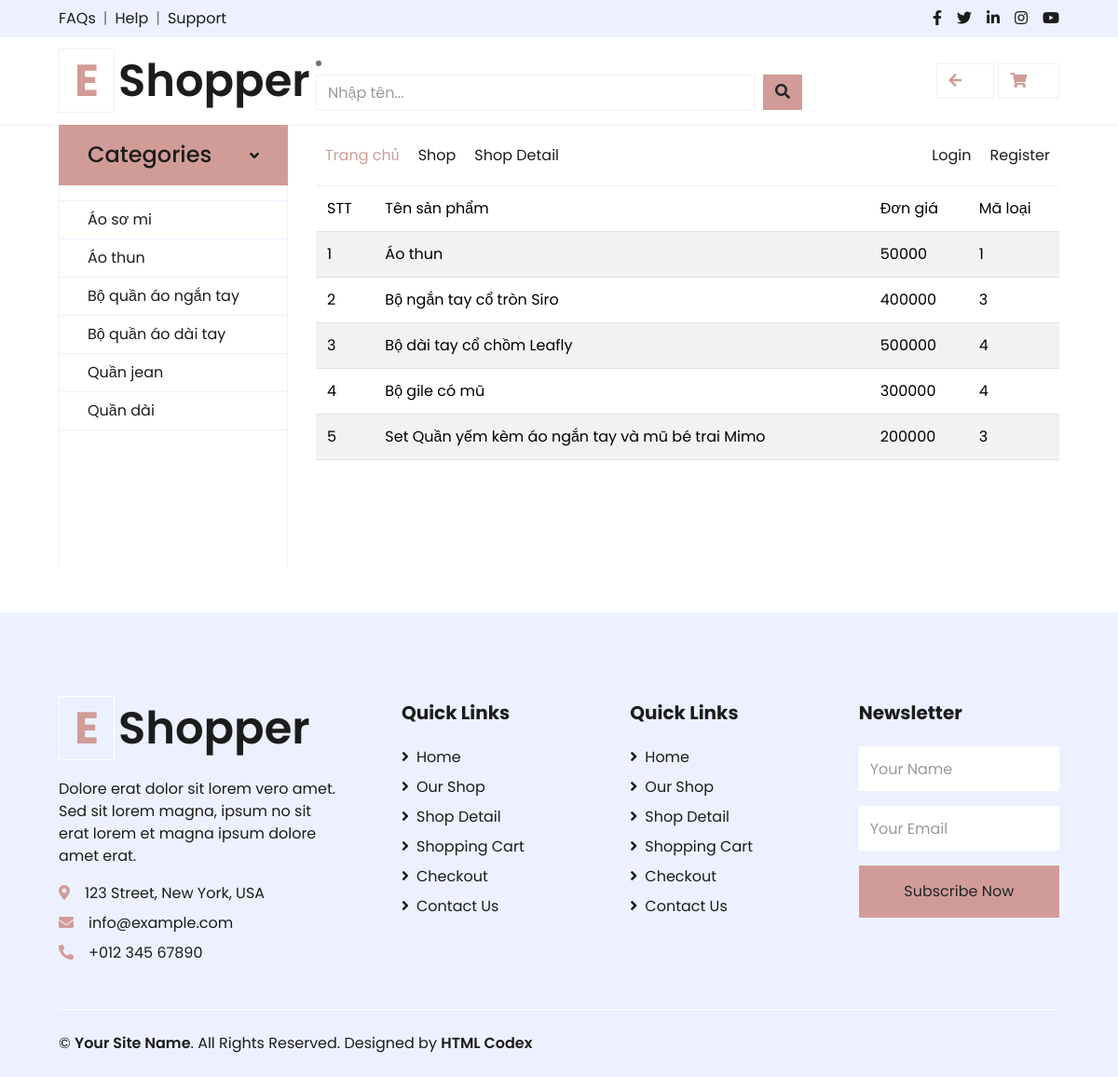
The app's page /childfashion/dssp1, older data.
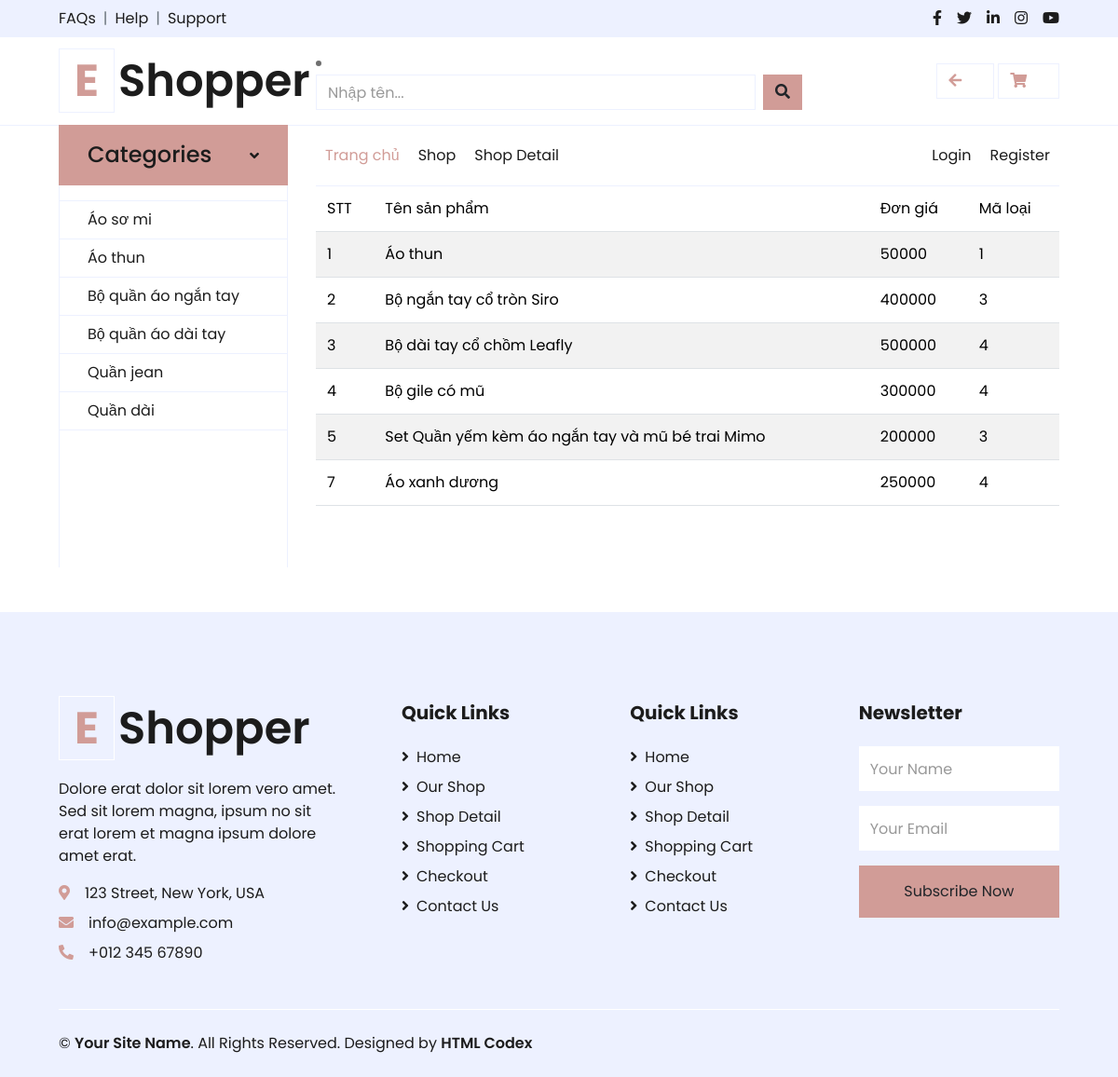
The same page, newer data.
### childfashion/models.py (models this page shows, shortened)
class Loai(models.Model):
    TenLoai = models.CharField(max_length=100)

class BangSP(models.Model):
    TenSP = models.CharField(max_length=100)
    DonGia = models.IntegerField(null=True, blank=True)
    HinhAnh = models.ImageField(upload_to=upload_image_to)
    MoTa = models.TextField(max_length=1000)
    PhuKien = models.CharField(max_length=100)
    KichThuoc = models.CharField(max_length=100, blank=True)  # Cho phép giá trị trống
    MauSac = models.CharField(max_length=100, blank=True)
    SoLuong = models.IntegerField(null=True, blank=True)
    ML = models.ForeignKey(Loai, on_delete=models.CASCADE, related_name='BangSP')

### childfashion/views.py (the view)
# urls.py: path('dssp1', views.DSSP1, name='dssp1'),
def DSSP1(request):
    data = {
        "BangSP": BangSP.objects.all(),
    }
    return render(request, 'pages/DSSP1.html', data)

### childfashion/context_processors.py (called while the page is built)
def categories(request):
    categories = Loai.objects.all()
    return {
        'categories':categories
    }

### childfashion/templates/pages/DSSP1.html (shortened to what this page needs)
{% extends "page/layout.html" %}
{% block content %}
<table class="table table-striped table-hover">
    <thead class="thead-dark bg-secondary">
        <tr>
            <td>STT</td>
            <td>Tên sản phẩm</td>
            <td>Đơn giá</td>
            <td>Mã loại</td>
        </tr>
    </thead>
    {% for tl in BangSP %}
    <tr>
        <td>{{tl.id}}</td>
        <td>{{tl.TenSP}}</td>
        <td>{{tl.DonGia}}</td>
        <td>{{tl.ML.id}}</td>
    </tr>
    {% endfor %}
</table>
{% endblock %}

### childfashion/templates/page/layout.html (shortened to what the changed rows need)
<!DOCTYPE html>
<html>
<head>
    {% load static %}
    <link rel="stylesheet" href="{% static 'css/bootstrap.min.css' %}" type="text/css">
    <link rel="stylesheet" href="{% static 'css/style.min.css' %}" type="text/css">
    <link href="{% static 'fontawesomefree/css/all.min.css' %}" rel="stylesheet" type="text/css">
    <link rel="stylesheet" href="{% static 'css/style.css' %}" type="text/css">
    <link href="https://cdnjs.cloudflare.com/ajax/libs/font-awesome/5.10.0/css/all.min.css" rel="stylesheet">
    <link href="lib/owlcarousel/assets/owl.carousel.min.css" rel="stylesheet">
</head>
<body>
    <div class="container-fluid">
        <div class="row align-items-center py-3 px-xl-5">
            <div class="col-lg-3 d-none d-lg-block">
                <a href="" class="text-decoration-none">
                    <h1 class="m-0 display-5 font-weight-semi-bold"><span class="text-primary font-weight-bold border px-3 mr-1">E</span>Shopper</h1>
                </a>
            </div>
        </div>
    </div>
    <div class="container-fluid mb-5">
        <div class="row border-top px-xl-5">
            <div class="col-lg-3 d-none d-lg-block">
                <nav class="collapse show navbar navbar-vertical navbar-light align-items-start p-0 border border-top-0 border-bottom-0" id="navbar-vertical">
                    <div class="navbar-nav w-100 overflow-hidden" style="height: 410px">
                        <div class="nav-item dropdown">
                            <a href="#" class="nav-link" data-toggle="dropdown"></a>
                        </div>
                        {% for category in categories %}
                            <a href="/childfashion/category/{{category.id}}" class="nav-item nav-link">{{ category.TenLoai }}</a>
                        {% endfor %}
                    </div>
                </nav>
            </div>
            <div class="col-lg-9">
                {% block content %}
                {% endblock %}
            </div>
        </div>
    </div>
    <div class="container-fluid bg-secondary text-dark mt-5 pt-5">
        <div class="row px-xl-5 pt-5">
            <div class="col-lg-4 col-md-12 mb-5 pr-3 pr-xl-5">
                <a href="" class="text-decoration-none">
                    <h1 class="mb-4 display-5 font-weight-semi-bold"><span class="text-primary font-weight-bold border border-white px-3 mr-1">E</span>Shopper</h1>
                </a>
            </div>
        </div>
    </div>
</body>
</html>

Row changes from the older to the newer data that the page shows:
added BangSP: id "7", TenSP "Áo xanh dương", DonGia "250000", ML.id "4"
